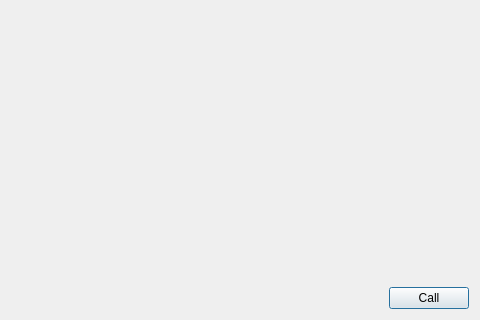
<?xml version="1.0" encoding="UTF-8"?>
<ui version="4.0">
 <class>Dialog</class>
 <widget class="QDialog" name="Dialog">
  <property name="geometry">
   <rect>
    <x>0</x>
    <y>0</y>
    <width>480</width>
    <height>320</height>
   </rect>
  </property>
  <property name="windowTitle">
   <string>Invoke</string>
  </property>
  <layout class="QVBoxLayout" name="verticalLayout">
   <item>
    <widget class="QLabel" name="label_Method">
     <property name="font">
      <font>
       <family>Monospace</family>
      </font>
     </property>
     <property name="text">
      <string notr="true"/>
     </property>
     <property name="wordWrap">
      <bool>true</bool>
     </property>
     <property name="textInteractionFlags">
      <set>Qt::LinksAccessibleByMouse|Qt::TextSelectableByMouse</set>
     </property>
    </widget>
   </item>
   <item>
    <layout class="QFormLayout" name="formLayout"/>
   </item>
   <item>
    <spacer name="verticalSpacer">
     <property name="orientation">
      <enum>Qt::Vertical</enum>
     </property>
     <property name="sizeHint" stdset="0">
      <size>
       <width>20</width>
       <height>40</height>
      </size>
     </property>
    </spacer>
   </item>
   <item>
    <widget class="QLabel" name="label_Result">
     <property name="text">
      <string notr="true"/>
     </property>
     <property name="wordWrap">
      <bool>true</bool>
     </property>
     <property name="textInteractionFlags">
      <set>Qt::LinksAccessibleByMouse|Qt::TextSelectableByMouse</set>
     </property>
    </widget>
   </item>
   <item>
    <layout class="QHBoxLayout" name="horizontalLayout">
     <item>
      <spacer name="horizontalSpacer">
       <property name="orientation">
        <enum>Qt::Horizontal</enum>
       </property>
       <property name="sizeHint" stdset="0">
        <size>
         <width>40</width>
         <height>20</height>
        </size>
       </property>
      </spacer>
     </item>
     <item>
      <widget class="QPushButton" name="pushButton_Call">
       <property name="text">
        <string>Call</string>
       </property>
      </widget>
     </item>
    </layout>
   </item>
  </layout>
 </widget>
 <resources/>
 <connections/>
</ui>
